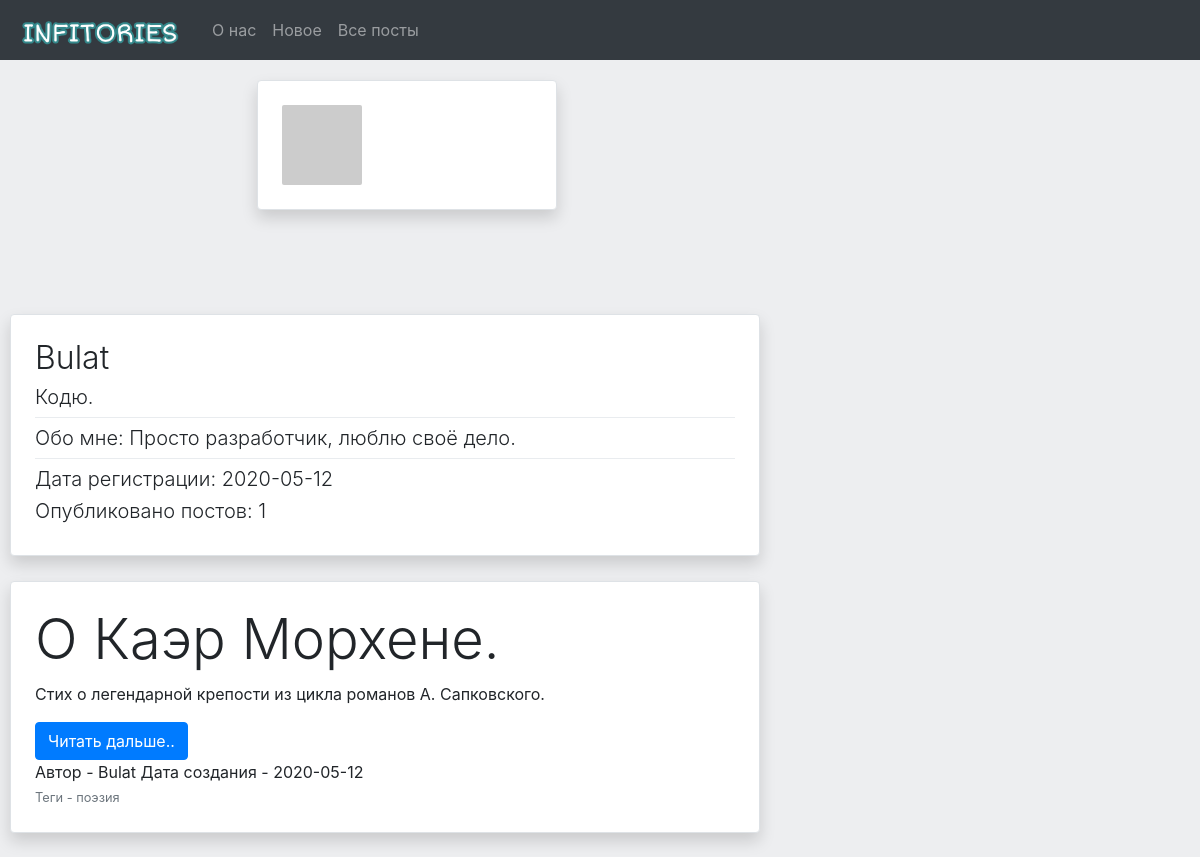
The page /user/1 on the database as committed earlier.
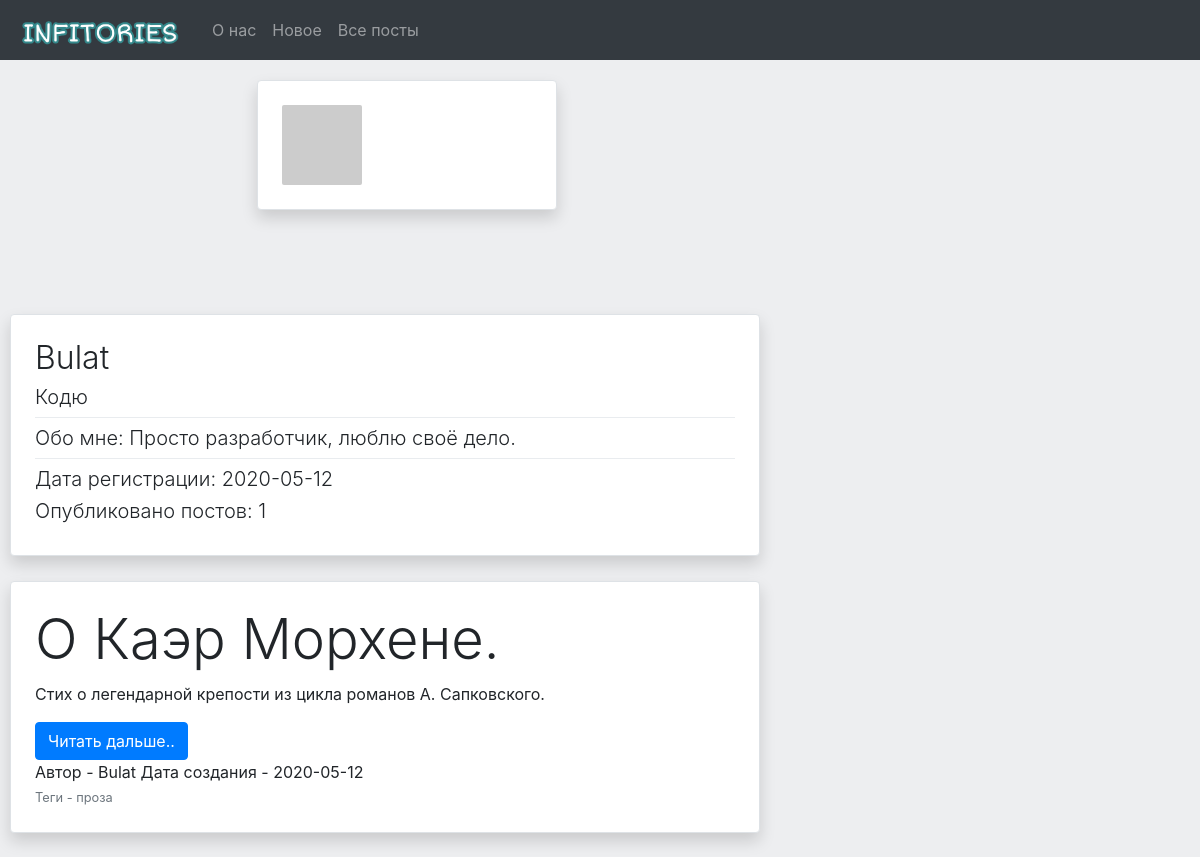
The same page on the database as committed later.
### data/users.py (models this page shows, shortened)
class User(SqlAlchemyBase, UserMixin):
    __tablename__ = 'users'
    id = sqlalchemy.Column(sqlalchemy.Integer,
                           primary_key=True, autoincrement=True)
    name = sqlalchemy.Column(sqlalchemy.String, nullable=True)
    email = sqlalchemy.Column(sqlalchemy.String,
                              index=True, unique=True, nullable=True)
    hashed_password = sqlalchemy.Column(sqlalchemy.String, nullable=True)
    created_date = sqlalchemy.Column(sqlalchemy.String,
                                     default=datetime.date.today)
    profile_picture = sqlalchemy.Column(sqlalchemy.String, nullable=True)
    news = orm.relation("News", back_populates='user')
    favourite_posts = orm.relation('FavouritePosts')
    status = sqlalchemy.Column(sqlalchemy.String, nullable=True, default='Привет, мир!')
    about_me = sqlalchemy.Column(sqlalchemy.String, default='Информация отсутствует', nullable=True)
    is_admin = sqlalchemy.Column(sqlalchemy.Boolean, default=False)
    def get_avatar(self, size):
        digest = md5(self.email.lower().encode('utf-8')).hexdigest()
        return 'https://www.gravatar.com/avatar/{}?d=identicon&s={}'.format(
            digest, size)

### data/news.py (models this page shows)
class News(SqlAlchemyBase):
    __tablename__ = 'news'
    id = sqlalchemy.Column(sqlalchemy.Integer,
                           primary_key=True, autoincrement=True)
    title = sqlalchemy.Column(sqlalchemy.String, nullable=True)
    description = sqlalchemy.Column(sqlalchemy.String, nullable=True)
    content = sqlalchemy.Column(sqlalchemy.String, nullable=True)
    created_date = sqlalchemy.Column(sqlalchemy.String,
                                     default=datetime.date.today)
    is_private = sqlalchemy.Column(sqlalchemy.Boolean, default=False)
    tags = sqlalchemy.Column(sqlalchemy.String, nullable=True)
    user_id = sqlalchemy.Column(sqlalchemy.Integer,
                                sqlalchemy.ForeignKey("users.id"))
    user = orm.relation('User')

### main.py (the view)
@app.route('/user/<int:id>', methods=['GET', 'POST'])
def profile(id):
    session = db_session.create_session()
    user = session.query(User).filter(User.id == id).first()
    if not user:
        abort(404)
    count_of_my_posts = len(list(session.query(News).filter(News.user == user)))
    if user == current_user:
        news = user.news
    else:
        news = session.query(News).filter(News.user == user, News.is_private != True)
    return render_template('profile.html', title='Профиль', count_of_my_posts=count_of_my_posts,
                           user=user, news=news[::-1])

### data/db_session.py (called while the page is built)
def create_session() -> Session:
    global __factory
    return __factory()

### templates/profile.html (shortened to what this page needs)
{% extends "base.html" %}
{% block content %}
<div class="row">
    <div style="width: 272px;"></div>
    <div style="width: 300px;">
        <div style="margin-top: 80px;">
            <div class="container col-md6 border rounded shadow p-4 mb-4 bg-white">
                <img src="{{user.get_avatar(256)}}" class="img-fluid" style="border-radius: 2px;">
            </div>
        </div>
    </div>
    <div style="width: 750px;; margin-left: 25px;">
        <div class="container col-md6 border rounded shadow p-4 mb-4 bg-white" style="margin-top: 80px;">
            <h2 class="font-weight-light">{{user.name}}</h2>
            <h5 class="font-weight-light">{{user.status}}</h5>
            <div class="dropdown-divider"></div>
            <h5 class="font-weight-light">Обо мне: {{user.about_me}}</h5>
            <div class="dropdown-divider"></div>
            <h5 class="font-weight-light">Дата регистрации: {{user.created_date}}</h5>
            <h5 class="font-weight-light">Опубликовано постов: {{count_of_my_posts}}</h5>
        </div>
        <div>
            <ul class="list list-group">
            {% for item in news%}
            <li style="list-style-type: none;"><div class="container col-md6 border rounded shadow p-4 mb-4 bg-white" style="margin-top: 1px;background-color: #fffff;">
                    <div>
                        {% if current_user.is_authenticated %}
                        <h4 class="display-4">{% if item.is_private and item.user == current_user %} {{item.title}} [Личное] {% else %} {{item.title}} {% endif %}</h4>
                        <p>{{item.description}}</p>
                        <button type="button" class="btn btn-primary" data-toggle="collapse" id="b{{item.id}}" data-target="#c{{item.id}}">Читать дальше..</button>
                        <div id="c{{item.id}}" class="collapse">
                            <script>
                               function decodeHTMLEntities(text) {
                                var textArea = document.createElement('textarea');
                                textArea.innerHTML = text;
                                return textArea.value;
                               }
                               var content = decodeHTMLEntities('{{item.content}}')
                               c{{item.id}}.insertAdjacentHTML('afterbegin', content);
                            </script>
                        </div>
                        <div>Автор - {{item.user.name}} Дата создания - {{item.created_date}}</div>
                        {% if current_user == item.user or current_user.is_admin %}
                        <div><small class="text-muted">Теги - {{item.tags}}</small><a href="/postdelete/{{ item.id }}" class="float-right bottom-icon rounded" data-toggle="tooltip" data-placement="bottom" title="Удалить"><img src="{{ url_for('static', filename='img/deletebtn.png') }}" style="max-width: 45px;max-height: 45px;"></a> <a href="/editpost/{{ item.id }}" class="float-right bottom-icon rounded" data-toggle="tooltip" data-placement="bottom" title="Редактировать"><img src="{{ url_for('static', filename='img/editbtn.png') }}" style="max-width: 45px;max-height: 45px;"></a></div>
                        {% else %}
                        <div>
                            <small class="text-muted">Теги - {{item.tags}}</small>
                            {% set post_in_favourite = [] %}
                            {% for post in current_user.favourite_posts%}
                                {% if post.post_id == item.id %}
                                    {% set _ = post_in_favourite.append(1)%}
                                {% endif %}
                            {% endfor %}
                            {% if post_in_favourite %}
                            <a class="float-right bottom-icon rounded" href="favbtn/{{item.id}}" data-toggle="tooltip" data-placement="bottom" title="Удалить из избранного"><img src="{{ url_for('static', filename='img/favbtnafter.png') }}" style="max-width: 45px;max-height: 45px;"></a>
                            {% else %}
                            <a class="float-right bottom-icon rounded" href="favbtn/{{item.id}}" data-toggle="tooltip" data-placement="bottom" title="В избранное"><img src="{{ url_for('static', filename='img/favbtn.png') }}" style="max-width: 45px;max-height: 45px;"></a>
                            {% endif %}
                        </div>
                        {% endif %}
                        {% else %}
                        <h4 class="display-4">{{item.title}}</h4>
                        <p>{{item.description}}</p>
                        <button type="button" class="btn btn-primary" data-toggle="collapse" id="b{{item.id}}" data-target="#c{{item.id}}">Читать дальше..</button>
                        <div>Автор - {{item.user.name}} Дата создания - {{item.created_date}}</div>
                        <div><small class="text-muted">Теги - {{item.tags}}</small></div>
                        {% endif %}
                    </div>
                </div>
            </li>
            {% endfor %}
            </ul>
        </div>
    </div>
</div>
{% endblock %}

### templates/base.html (shortened to what this page needs)
<!doctype html>
<html lang="en">
<head>
    <link rel="stylesheet" type="text/css" href="{{ url_for('static', filename='css/style.css') }}">
    <link rel="stylesheet" href="https://stackpath.bootstrapcdn.com/bootstrap/4.4.1/css/bootstrap.min.css">
</head>
<body style="background: #edeef0;">
<header>
    <nav class="navbar navbar-dark bg-dark navbar-expand-sm fixed-top" style="height:60px;">
        <a class="navbar-brand" href="/"><img class="img-fluid" src="{{ url_for('static', filename='img/logo.png') }}" alt="Infitories" style="height:45px;"></a>
        <ul class="navbar-nav">
            <li class="nav-item">
                <a class="nav-link" href="/about">О нас</a>
            </li>
            <li class="nav-item">
                <a class="nav-link" href="/">Новое</a>
            </li>
            <li class="nav-item ">
                <a class="nav-link" href="/allposts">Все посты</a>
            </li>
        </ul>
    </nav>
</header>
<div role="main" style='padding-right: 15px;'>
        {% block content %}{% endblock %}
</div>
</body>
</html>

Rows that differ between the two databases and show on the page:
changed User "Bulat": status "Кодю." → "Кодю"
changed News "О Каэр Морхене.": tags "поэзия" → "проза"
